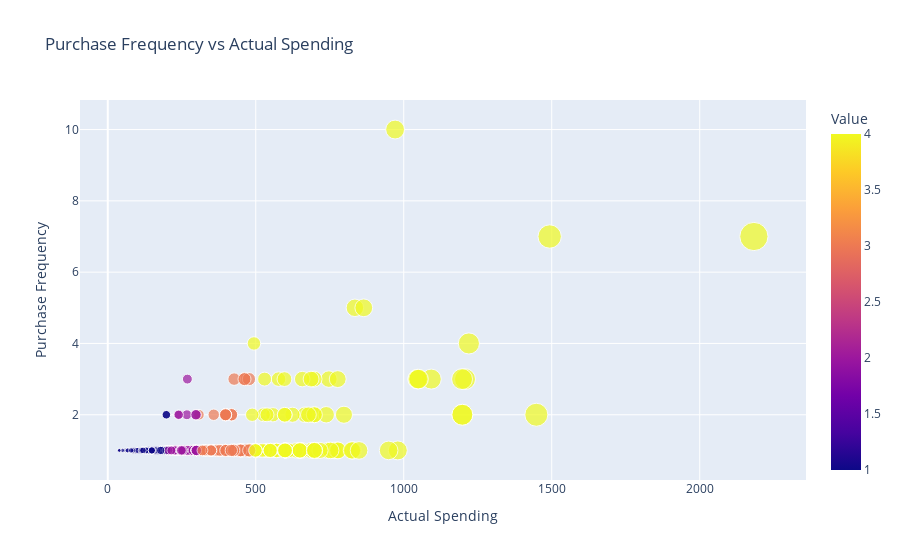

Notebook cell for this chart:
### Code cell
fig1.show()

### Figure 1 — Plotly figure (JSON) as saved in the notebook; plotly's stock layout.template omitted (floating-point values rounded to 4 significant figures; data arrays with more than 128 entries replaced by an {"elided": "..."} marker saying what was removed)
{"data": [{"hovertemplate": "Actual Spending=%{marker.size}<br>Purchase Frequency=%{y}<br>Value=%{marker.color}<extra></extra>", "legendgroup": "", "marker": {"color": {"elided": "424 int values"}, "coloraxis": "coloraxis", "size": {"elided": "424 float values"}, "sizemode": "area", "sizeref": 5.457, "symbol": "circle"}, "mode": "markers", "name": "", "orientation": "v", "showlegend": false, "type": "scatter", "x": {"elided": "424 float values"}, "xaxis": "x", "y": {"elided": "424 int values"}, "yaxis": "y"}], "layout": {"coloraxis": {"colorbar": {"title": {"text": "Value"}}, "colorscale": [[0, "#0d0887"], [0.1111, "#46039f"], [0.2222, "#7201a8"], [0.3333, "#9c179e"], [0.4444, "#bd3786"], [0.5556, "#d8576b"], [0.6667, "#ed7953"], [0.7778, "#fb9f3a"], [0.8889, "#fdca26"], [1, "#f0f921"]]}, "legend": {"itemsizing": "constant", "tracegroupgap": 0}, "title": {"text": "Purchase Frequency vs Actual Spending"}, "xaxis": {"anchor": "y", "domain": [0, 1], "title": {"text": "Actual Spending"}}, "yaxis": {"anchor": "x", "domain": [0, 1], "title": {"text": "Purchase Frequency"}}}}
